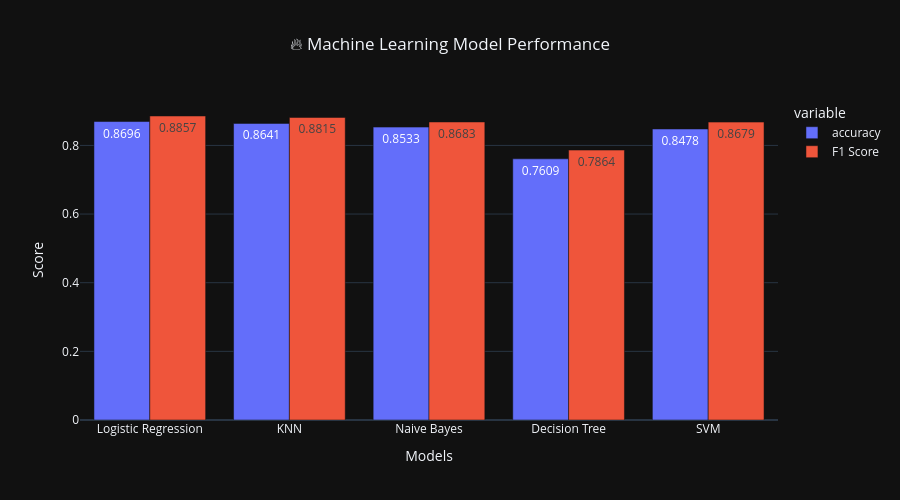
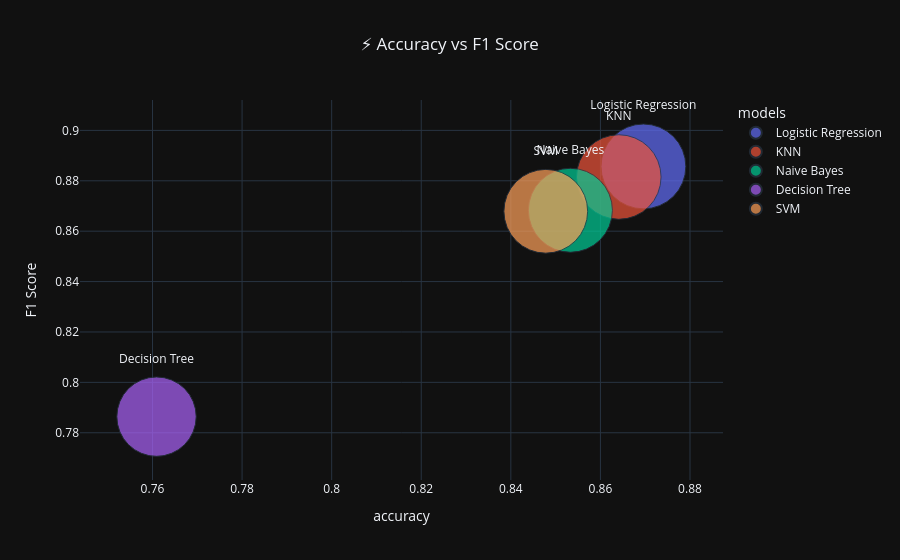
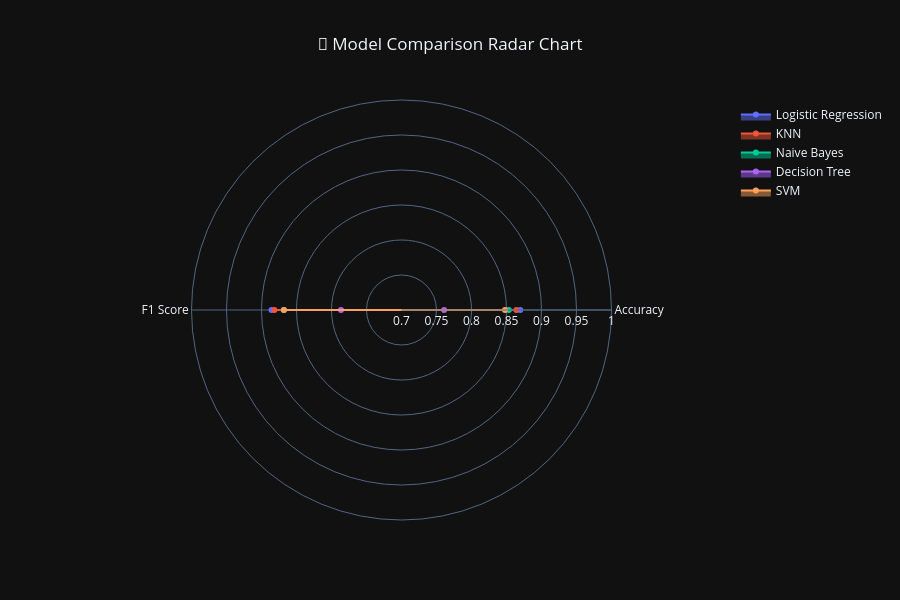

Notebook cell for these charts, in order:
### Code cell
import pandas as pd
import plotly.express as px
import plotly.graph_objects as go

results = [
    {'models': 'Logistic Regression', 'accuracy': 0.8696, 'F1 Score ': 0.8857},
    {'models': 'KNN', 'accuracy': 0.8641, 'F1 Score ': 0.8815},
    {'models': 'Naive Bayes', 'accuracy': 0.8533, 'F1 Score ': 0.8683},
    {'models': 'Decision Tree', 'accuracy': 0.7609, 'F1 Score ': 0.7864},
    {'models': 'SVM', 'accuracy': 0.8478, 'F1 Score ': 0.8679}
]
df = pd.DataFrame(results)

print(df)


# 1. COOL INTERACTIVE GROUPED BAR CHART


fig = px.bar(
    df,
    x='models',
    y=['accuracy', 'F1 Score '],
    barmode='group',
    text_auto='.4f',
    title='🔥 Machine Learning Model Performance',
    height=500
)
fig.update_layout(
    template='plotly_dark',
    xaxis_title='Models',
    yaxis_title='Score',
    title_x=0.5
)
fig.show()


# 2. BUBBLE / SCATTER VISUALIZATION

fig2 = px.scatter(
    df,
    x='accuracy',
    y='F1 Score ',
    size='accuracy',
    color='models',
    hover_name='models',
    text='models',
    title='⚡ Accuracy vs F1 Score',
    size_max=60
)
fig2.update_traces(textposition='top center')
fig2.update_layout(
    template='plotly_dark',
    title_x=0.5
)
fig2.show()



# 3. RADAR CHART (VERY COOL)

fig3 = go.Figure()

for i in range(len(df)):
    fig3.add_trace(go.Scatterpolar(
        r=[
            df.loc[i, 'accuracy'],
            df.loc[i, 'F1 Score ']
        ],
        theta=['Accuracy', 'F1 Score'],
        fill='toself',
        name=df.loc[i, 'models']
    ))

fig3.update_layout(
    polar=dict(
        radialaxis=dict(
            visible=True,
            range=[0.7, 1]
        )
    ),
    template='plotly_dark',
    title='🎯 Model Comparison Radar Chart',
    title_x=0.5,
    height=600
)

fig3.show()

### Figure 1 — Plotly figure (JSON) as saved in the notebook; plotly's stock layout.template omitted (floating-point values rounded to 4 significant figures)
{"data": [{"alignmentgroup": "True", "hovertemplate": "variable=accuracy<br>models=%{x}<br>value=%{y}<extra></extra>", "legendgroup": "accuracy", "marker": {"color": "#636efa", "pattern": {"shape": ""}}, "name": "accuracy", "offsetgroup": "accuracy", "orientation": "v", "showlegend": true, "textposition": "auto", "texttemplate": "%{y:.4f}", "type": "bar", "x": ["Logistic Regression", "KNN", "Naive Bayes", "Decision Tree", "SVM"], "xaxis": "x", "y": [0.8696, 0.8641, 0.8533, 0.7609, 0.8478], "yaxis": "y"}, {"alignmentgroup": "True", "hovertemplate": "variable=F1 Score <br>models=%{x}<br>value=%{y}<extra></extra>", "legendgroup": "F1 Score ", "marker": {"color": "#EF553B", "pattern": {"shape": ""}}, "name": "F1 Score ", "offsetgroup": "F1 Score ", "orientation": "v", "showlegend": true, "textposition": "auto", "texttemplate": "%{y:.4f}", "type": "bar", "x": ["Logistic Regression", "KNN", "Naive Bayes", "Decision Tree", "SVM"], "xaxis": "x", "y": [0.8857, 0.8815, 0.8683, 0.7864, 0.8679], "yaxis": "y"}], "layout": {"barmode": "group", "height": 500, "legend": {"title": {"text": "variable"}, "tracegroupgap": 0}, "title": {"text": "🔥 Machine Learning Model Performance", "x": 0.5}, "xaxis": {"anchor": "y", "domain": [0, 1], "title": {"text": "Models"}}, "yaxis": {"anchor": "x", "domain": [0, 1], "title": {"text": "Score"}}}}

### Figure 2 — Plotly figure (JSON) as saved in the notebook; plotly's stock layout.template omitted (floating-point values rounded to 4 significant figures)
{"data": [{"hovertemplate": "<b>%{hovertext}</b><br><br>models=%{text}<br>accuracy=%{marker.size}<br>F1 Score =%{y}<extra></extra>", "hovertext": ["Logistic Regression"], "legendgroup": "Logistic Regression", "marker": {"color": "#636efa", "size": [0.8696], "sizemode": "area", "sizeref": 0.0002416, "symbol": "circle"}, "mode": "markers+text", "name": "Logistic Regression", "orientation": "v", "showlegend": true, "text": ["Logistic Regression"], "textposition": "top center", "type": "scatter", "x": [0.8696], "xaxis": "x", "y": [0.8857], "yaxis": "y"}, {"hovertemplate": "<b>%{hovertext}</b><br><br>models=%{text}<br>accuracy=%{marker.size}<br>F1 Score =%{y}<extra></extra>", "hovertext": ["KNN"], "legendgroup": "KNN", "marker": {"color": "#EF553B", "size": [0.8641], "sizemode": "area", "sizeref": 0.0002416, "symbol": "circle"}, "mode": "markers+text", "name": "KNN", "orientation": "v", "showlegend": true, "text": ["KNN"], "textposition": "top center", "type": "scatter", "x": [0.8641], "xaxis": "x", "y": [0.8815], "yaxis": "y"}, {"hovertemplate": "<b>%{hovertext}</b><br><br>models=%{text}<br>accuracy=%{marker.size}<br>F1 Score =%{y}<extra></extra>", "hovertext": ["Naive Bayes"], "legendgroup": "Naive Bayes", "marker": {"color": "#00cc96", "size": [0.8533], "sizemode": "area", "sizeref": 0.0002416, "symbol": "circle"}, "mode": "markers+text", "name": "Naive Bayes", "orientation": "v", "showlegend": true, "text": ["Naive Bayes"], "textposition": "top center", "type": "scatter", "x": [0.8533], "xaxis": "x", "y": [0.8683], "yaxis": "y"}, {"hovertemplate": "<b>%{hovertext}</b><br><br>models=%{text}<br>accuracy=%{marker.size}<br>F1 Score =%{y}<extra></extra>", "hovertext": ["Decision Tree"], "legendgroup": "Decision Tree", "marker": {"color": "#ab63fa", "size": [0.7609], "sizemode": "area", "sizeref": 0.0002416, "symbol": "circle"}, "mode": "markers+text", "name": "Decision Tree", "orientation": "v", "showlegend": true, "text": ["Decision Tree"], "textposition": "top center", "type": "scatter", "x": [0.7609], "xaxis": "x", "y": [0.7864], "yaxis": "y"}, {"hovertemplate": "<b>%{hovertext}</b><br><br>models=%{text}<br>accuracy=%{marker.size}<br>F1 Score =%{y}<extra></extra>", "hovertext": ["SVM"], "legendgroup": "SVM", "marker": {"color": "#FFA15A", "size": [0.8478], "sizemode": "area", "sizeref": 0.0002416, "symbol": "circle"}, "mode": "markers+text", "name": "SVM", "orientation": "v", "showlegend": true, "text": ["SVM"], "textposition": "top center", "type": "scatter", "x": [0.8478], "xaxis": "x", "y": [0.8679], "yaxis": "y"}], "layout": {"legend": {"itemsizing": "constant", "title": {"text": "models"}, "tracegroupgap": 0}, "title": {"text": "⚡ Accuracy vs F1 Score", "x": 0.5}, "xaxis": {"anchor": "y", "domain": [0, 1], "title": {"text": "accuracy"}}, "yaxis": {"anchor": "x", "domain": [0, 1], "title": {"text": "F1 Score "}}}}

### Figure 3 — Plotly figure (JSON) as saved in the notebook; plotly's stock layout.template omitted (floating-point values rounded to 4 significant figures)
{"data": [{"fill": "toself", "name": "Logistic Regression", "r": [0.8696, 0.8857], "theta": ["Accuracy", "F1 Score"], "type": "scatterpolar"}, {"fill": "toself", "name": "KNN", "r": [0.8641, 0.8815], "theta": ["Accuracy", "F1 Score"], "type": "scatterpolar"}, {"fill": "toself", "name": "Naive Bayes", "r": [0.8533, 0.8683], "theta": ["Accuracy", "F1 Score"], "type": "scatterpolar"}, {"fill": "toself", "name": "Decision Tree", "r": [0.7609, 0.7864], "theta": ["Accuracy", "F1 Score"], "type": "scatterpolar"}, {"fill": "toself", "name": "SVM", "r": [0.8478, 0.8679], "theta": ["Accuracy", "F1 Score"], "type": "scatterpolar"}], "layout": {"height": 600, "polar": {"radialaxis": {"range": [0.7, 1], "visible": true}}, "title": {"text": "🎯 Model Comparison Radar Chart", "x": 0.5}}}
